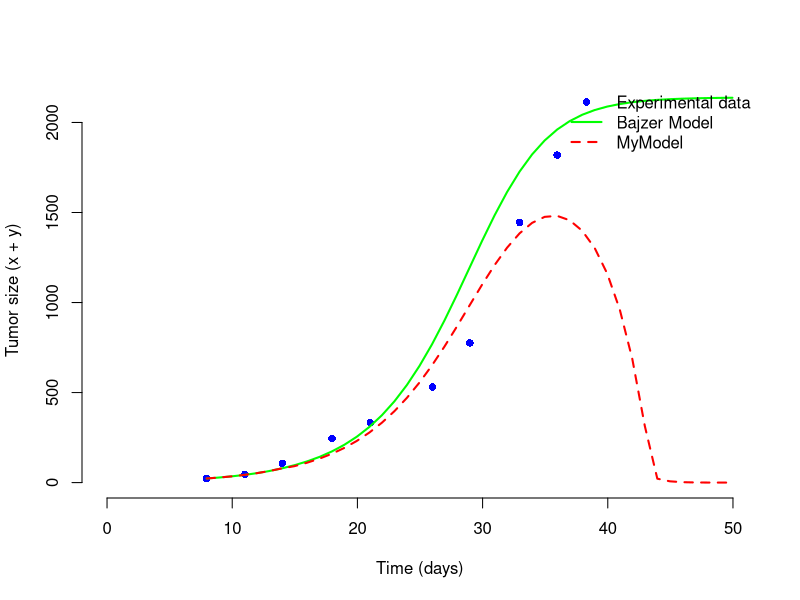

Reproduce this figure in R.
rm(list=ls())

###################################################################
###################################################################
## Projet
###################################################################
###################################################################

data.df <- read.csv("../Data/NIS-data.csv", header=TRUE)

TimeData <- data.df$x
TumorData <- data.df$y



Viro.model <- function(t, pop, param) {
  
  y <- pop[1]  # Uninfected Tumors
  x <- pop[2]  # Infected Tumors
  v <- pop[3]  # Virus
  
  K=param[1] #Carrying capacity of tumors (in 10 ^6 cells)
  r=param[2] #Effective growth rate of uninfected cells (day-1)
  delta=param[3] #Effective death rate constant of infected cells (day-1)
  
  rho=param[4] #Rate constant of cell fusion (per day per 10^6 cells)
  k=param[5] #Infection rate constant (per day per 106 cells or virions) of uninfected cells by free virus v(t)
  a=param[6] #Virus production rate constant by infected cells (virions per day per cell)
  w=param[7] #Rate constant of virus elimination (day-1)
  
  eps=param[8]
  
  #x,y,v the results 
  dy <- r*y*(1-((y+x)^eps/K^eps))-k*y*v-rho*x*y
  dx <- k*y*v - delta*x
  dv <- a*x - w*v - k*y*v
  

  
  res<-c(dy, dx, dv)
  
  list(res)
}


MyViro.model <- function(t, pop, param) {
  y <- pop[1]  # cellules tumorales non infectées
  x <- pop[2]  # cellules tumorales infectées
  s <- pop[3]
  v <- pop[4]  # particules virales
  
  
  K     <- param[1]
  r     <- param[2]
  delta <- param[3]
  rho   <- param[4]
  k     <- param[5]
  a     <- param[6]
  w     <- param[7]
  eps   <- param[8]
  gamma <- param[9]
  l    <- param[10]  # release of virus
  
  dy <- r * y * (1 - ((y + x + s)^eps / K^eps)) - rho* x * y -k*y*v
  
  dx <- k*y*v  - delta*x - rho* x * y
  
  ds <- rho*x*y - gamma*s
  
  dv <- a*x - w*v - k*y*v + l*gamma*s
  
  res<-c(dy, dx, ds, dv)
  
  list(res)
}

##############################
### main = execution du modele
##############################


require(deSolve)

Tmax = 50
dt = 1

y0=TumorData[1]
x0=0
s0=0
v0=0

  
#Fitted param
K=  2139.258#Carrying capacity of tumors (in 10 ^6 cells)
r=  0.2062134 #Effective growth rate of uninfected cells (day-1)
eps= 1.648773

#Estimated param
event.dat <- data.frame(var   = c("v"),
                        time  = 14,
                        value = 2,
                        method = "replace")

Time=seq(from=TimeData[1],to=Tmax,by=dt)

Init.cond <- c(y = y0, x = x0, v = v0)
param=c(K,r,1.119, 0.141, 0.000591, 0.9, 0.3 ,eps)
Init_mymodel.cond <- c(y = y0, x = x0,  s = s0, v = v0)
param_mymodel=c(K,r,1.1063849, 0.1721021, 0.1685458, 0.9069786, 0.2423003 ,eps, 0.1199910, 2.7619762)

# Execute
result <- lsoda(Init.cond, Time, Viro.model, param, events = list(data = event.dat))
result_mymodel <- lsoda(Init_mymodel.cond, Time, MyViro.model, param_mymodel, events = list(data = event.dat))

colnames(result) <- c("Time", "y", "x", "v")
colnames(result_mymodel) <- c("Time", "y", "x", "s", "v")

##############################################################################
# Plot all together
##############################################################################
plot(TimeData, TumorData, pch=16, col="blue",
     xlab="Time (days)", ylab="Tumor size (x + y)", bty="n",
     xlim = c(0, Tmax),ylim=c(0, K))

# Model 1 (green)
lines(result[,"Time"], result[,"y"] + result[,"x"], col="green", lwd=2)

# Model 2 (red)
lines(result_mymodel[,"Time"], result_mymodel[,"y"] + result_mymodel[,"x"], col="red", lwd=2, lty=2)

# Legend
legend("topright", legend=c("Experimental data", "Bajzer Model", "MyModel"),
       col=c("blue", "green", "red"),
       pch=c(16, NA, NA), lty=c(NA, 1, 2), lwd=c(NA, 2, 2), bty="n")
